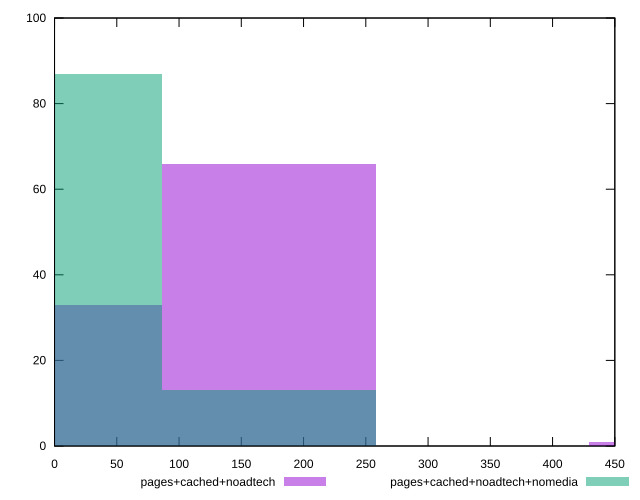

Source code (gnuplot):
reset

$pagesCachedNoadtech <<EOF
515.5862404442998 1
0 33
171.86208014809995 66
EOF

$pagesCachedNoadtechNomedia <<EOF
171.86208014809995 13
0 87
EOF

set key outside below
set boxwidth 171.86208014809995
set xrange [0:450]
set yrange [0:100]
set trange [0:100]
set style fill transparent solid 0.5 noborder
set terminal svg size 640, 500 enhanced background rgb 'white'
set output "report_00018_2021-02-10T15-25-16.877Z/uses-http2/comparison/histogram/2_vs_3.svg"

plot $pagesCachedNoadtech title "pages+cached+noadtech" with boxes, \
     $pagesCachedNoadtechNomedia title "pages+cached+noadtech+nomedia" with boxes

reset
